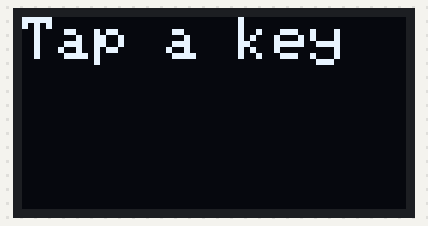
Bench run of a sketch on a simulated Arduino Uno, built with avr-gcc and run on an emulated ATmega328P. On the bench: 128×64 one-colour display. Not simulated (calls return 0 or success): EasyKey.h.

Above: at 0.1 s.

The sketch:

test_keyboard_and_display.ino
```cpp
// (licence header left out)
#include <Wire.h>                     // Arduino I2C library
#include <Adafruit_GFX.h>             // Adafruit graphics library
#include <Adafruit_SSD1306.h>         // Adafruit OLED library
#include <EasyKey.h>                  // https://github.com/bhall66/EasyKey

#define CLOCK_PIN            0        // pin for keyboard clock line
#define DATA_PIN             1        // pin for keyboard data line
#define SCREEN_WIDTH       128        // OLED display width, in pixels
#define SCREEN_HEIGHT       64        // OLED display height, in pixels
#define SCREEN_ADDRESS    0x3C        // OLED display I2C address

EasyKey kbd;
Adafruit_SSD1306 led(SCREEN_WIDTH, SCREEN_HEIGHT, &Wire);

void setup()   {
  kbd.begin(DATA_PIN, CLOCK_PIN);
  led.begin(SSD1306_SWITCHCAPVCC, SCREEN_ADDRESS);
  Serial.begin(115200);
  led.clearDisplay();
  led.setTextSize(2);
  led.setTextColor(WHITE,BLACK);
  led.print("Tap a key");
  led.display();                      // show Intro message on screen
  led.setTextSize(3);                 // use larger font for characters
}

void loop() {
  if (kbd.available()) {              // As soon as a key is pressed:
    char c = kbd.read();              // get the keyboard character

    Serial.print(c);                  // and echo it to serial monitor
    Serial.print(', 0x');
    Serial.println(c,HEX);            // with hexadecimal equivalent

    led.clearDisplay();               // erase previous character
    led.setCursor(10,10);             // position cursor near top/left
    led.print(c);                     // show character on the screen
    led.print(' ');
    led.print(c,DEC);                 // with its ASCII codes
    led.display();                    // update display
  }
}
```
